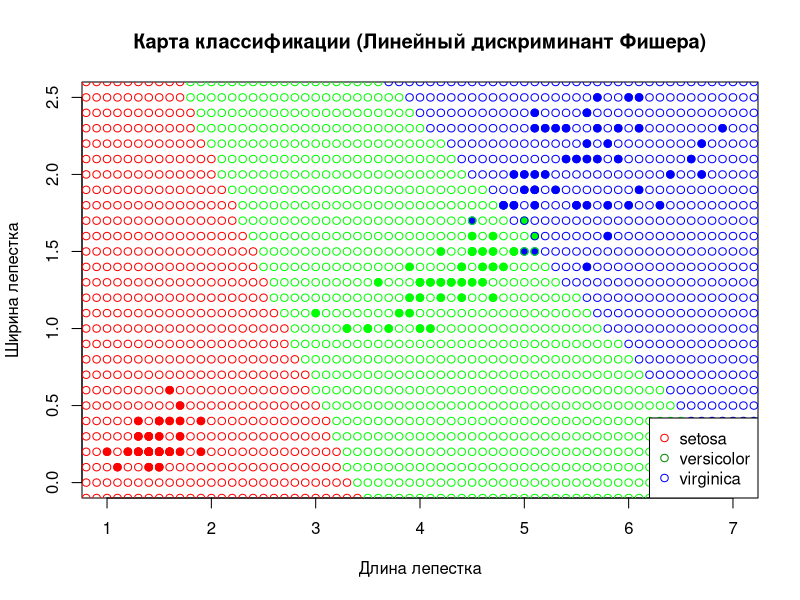
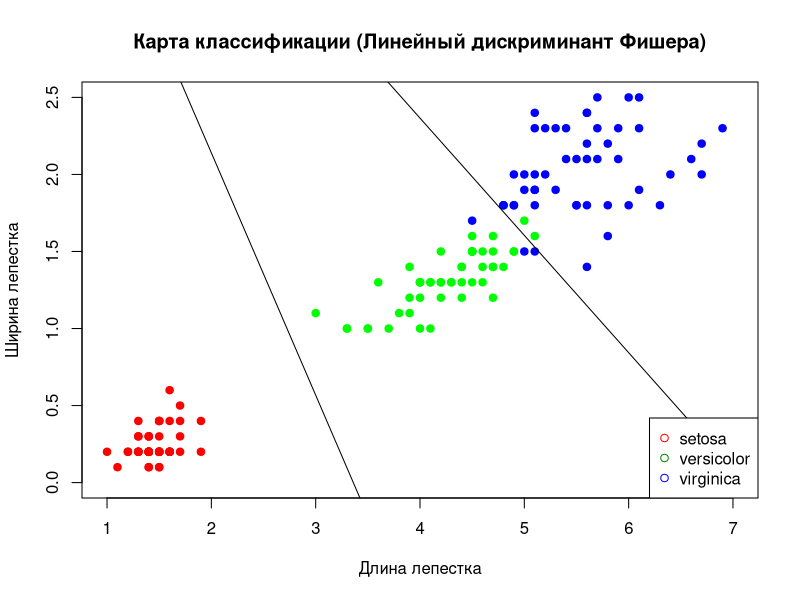

The R script that drew these images, in order:
LDF <- function(Py, lambda, n, m, mu, sigma, point) {
  
  point <- as.numeric(point)
  
  p <- rep(0, m)
  
  for (i in 1:m) {
    
    p[i] <- Py[i] * lambda[i]
    
    
    p[i] <- p[i] *  exp(-(1/2) * t(point - mu[i, ]) %*% solve(sigma) %*% (point - mu[i, ])) / sqrt((2 * pi)^n * det(sigma))
    
  }
  
  return(classes[which.max(p)])
  
}


Gauss_distribution <- function(Sigma, mu, x) {
  
  n <- 2
  
  numerator <- exp((-1/2) %*% t(x - mu) %*% solve(Sigma) %*% (x - mu))
  denominator <- sqrt(det(Sigma) * (2 * pi)^n)
  
  #print(numerator)
  #print(denominator)
  
  return(numerator/denominator)
}


set <- iris[ , 3:5]

row <- dim(set)[1]
col <- dim(set)[2]

# количество признаков и количество классов
n <- col - 1 
num_classes <- table(set[n + 1])
m <- dim(num_classes)


classes <- unique(set[, n + 1])
colors <- c("setosa" = "red", "versicolor" = "green", "virginica" = "blue")

# априорная вероятность
Py <- rep(0, m) 

for (i in 1:m) {
  Py[i] <- num_classes[i] / row
}

# "штраф" за ошибку
lambda <- c(1, 1, 1)

# матожидание и дисперсия
mu <- matrix(0, m, n)
sigma <- matrix(0, n, n)

# вычисление матожидания 
for (i in 1:m) {
  for (j in 1:n) {
    
    mu[i, j] <- mean(set[set[, n + 1] == classes[i], ][ , j])
    
  }
}

print(mu)

temp <- rep(0, n)

# вычисление дисперсии

subset <- set[set[, n + 1] == classes[1], ][ , ]
l <- dim(subset)[1]

for (j in 1:l){
  for (i in 1:n) {
    temp[i] <- subset[j, i] - mu[1, i] 
  }
  
  S <- temp %*% t(temp)
  
  for (i1 in 1:n) {
    for (i2 in 1:n) {
      
      sigma[i1, i2] <- sigma[i1, i2] + S[i1, i2]
      
      
    }
  }
}

for (i1 in 1:n) {
  for (i2 in 1:n) {
    
    sigma[i1, i2] <- sigma[i1, i2] / (row - l)
    
  }
}


print(sigma)


plot(
  set[ , 1], set[ , 2], 
  pch = 21, bg = colors[set[, 3]], col = colors[set[, 3]],
  xlab = "Длина лепестка", ylab = "Ширина лепестка",
  main = "Карта классификации (Линейный дискриминант Фишера)",
  xlim = c(1, 7), ylim = c(0, 2.5)
)


# карта классификации
for (i in seq(0.8, 7.2, 0.1)) {
  
  for (j in seq(-0.3, 2.9, 0.1)) {
    
    points(i, j, pch = 1, col = colors[LDF(Py, lambda, n, m, mu, sigma, c(i, j))])
    
  }
  
}


legend(
  "bottomright",
  pch = c(21, 21, 21),
  col = c("red", "green4", "blue"),
  legend = c("setosa", "versicolor", "virginica")
)


Q <- 0

for (i in 1:row) {
  
  point <- set[i, 1:n]
  class <- LDF(Py, lambda, n, m, mu, sigma, point)
  
  if (class != set[i, n + 1]) {
    
    Q <- Q + 1
    
  }
}

Q <- Q / 150

print(Q)


plot(
  set[ , 1], set[ , 2], 
  pch = 21, bg = colors[set[, 3]], col = colors[set[, 3]],
  xlab = "Длина лепестка", ylab = "Ширина лепестка",
  main = "Карта классификации (Линейный дискриминант Фишера)",
  xlim = c(1, 7), ylim = c(0, 2.5)
)

alpha <- solve(sigma) %*% (mu[1,] - mu[2,])
mu_st <- (mu[1,] + mu[2,]) / 2
beta <- mu_st %*% alpha
## Рисуем ЛДФ
abline(beta / alpha[2,1], -alpha[1,1]/alpha[2,1], col = "black", lwd = 1)

alpha <- solve(sigma) %*% (mu[2,] - mu[3,])
mu_st <- (mu[2,] + mu[3,]) / 2
beta <- mu_st %*% alpha
## Рисуем ЛДФ
abline(beta / alpha[2,1], -alpha[1,1]/alpha[2,1], col = "black", lwd = 1)

legend(
  "bottomright",
  pch = c(21, 21, 21),
  col = c("red", "green4", "blue"),
  legend = c("setosa", "versicolor", "virginica")
)
